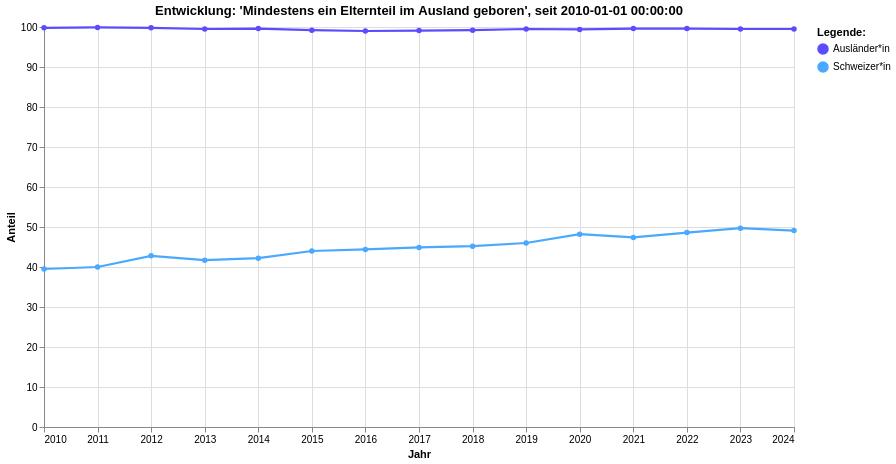

Notebook code cell kept with this figure:
### Code cell
grafik1 = mypy_dv.plot_altair_multiline_highlight(
    data = myAgg1.reset_index().sort_values('HerkunftCd', ascending=True)
    ,x = 'Jahr:T'
    ,y = 'mean_Ant:Q'
    ,x_beschriftung = 'Jahr'
    , y_beschriftung = 'Anteil'
    ,category = "Herkunft:N"
    ,category_beschriftung= 'Legende:'
    ,x_sort = None
    ,palette_scheme = None # 'turbo','viridis','category20b','category20c', 'tableau20', 'sinebow', 'rainbow, 'dark2', 'inferno',
    ,custom_palette = zuericolors_qual12br
    ,line_width = 1.1                 
    ,warning_status = "ignore" #always or ignore
    ,myTitle="Entwicklung: 'Mindestens ein Elternteil im Ausland geboren', seit "+data_min_date 
)
grafik1

### Figure 1 — Vega-Lite specification as saved in the notebook (floating-point values rounded to 4 significant figures)
{"config": {"view": {"continuousWidth": 300, "continuousHeight": 300}}, "layer": [{"mark": {"type": "circle"}, "encoding": {"color": {"field": "Herkunft", "legend": {"orient": "right", "title": "Legende:"}, "scale": {"range": ["#5D4BFE", "#4AA9FF", "#55FFFF", "#986AD5", "#FC4C99", "#FF919A", "#349894", "#44B14A", "#B7E14E", "#B97624", "#FF7231", "#FFD736"]}, "type": "nominal"}, "opacity": {"value": 1.3}, "tooltip": [{"field": "Jahr", "type": "temporal"}, {"field": "Herkunft", "type": "nominal"}, {"field": "mean_Ant", "type": "quantitative"}], "x": {"axis": {"title": "Jahr"}, "field": "Jahr", "type": "temporal"}, "y": {"axis": {"title": "Anteil"}, "field": "mean_Ant", "type": "quantitative"}}, "name": "view_7", "title": "Entwicklung: 'Mindestens ein Elternteil im Ausland geboren', seit 2010-01-01 00:00:00"}, {"mark": {"type": "line"}, "encoding": {"color": {"field": "Herkunft", "legend": {"orient": "right", "title": "Legende:"}, "scale": {"range": ["#5D4BFE", "#4AA9FF", "#55FFFF", "#986AD5", "#FC4C99", "#FF919A", "#349894", "#44B14A", "#B7E14E", "#B97624", "#FF7231", "#FFD736"]}, "type": "nominal"}, "strokeWidth": {"condition": {"test": {"not": {"param": "param_7"}}, "value": 1.1}, "value": 2.2}, "tooltip": [{"field": "Jahr", "type": "temporal"}, {"field": "Herkunft", "type": "nominal"}, {"field": "mean_Ant", "type": "quantitative"}], "x": {"axis": {"title": "Jahr"}, "field": "Jahr", "type": "temporal"}, "y": {"axis": {"title": "Anteil"}, "field": "mean_Ant", "type": "quantitative"}}, "title": "Entwicklung: 'Mindestens ein Elternteil im Ausland geboren', seit 2010-01-01 00:00:00"}], "data": {"name": "data-74ee7cb77f6797681ad2f8effbb9b108"}, "height": 400, "params": [{"name": "param_7", "select": {"type": "point", "fields": ["Herkunft:N"], "nearest": true, "on": "pointerover"}, "views": ["view_7"]}], "width": 750, "$schema": "https://vega.github.io/schema/vega-lite/v5.8.0.json", "datasets": {"data-74ee7cb77f6797681ad2f8effbb9b108": [{"Jahr": "2010-01-01T00:00:00", "ThemaNrMigration": 4, "ThemaMigration": "Mindestens ein Elternteil im Ausland geboren", "AuswertungNrMigration": 1, "AuswertungMigration": "Total", "Zeitbezug": "2010 – 2024", "HerkunftCd": 1, "Herkunft": "Schweizer*in", "mean_Ant": 39.5}, {"Jahr": "2018-01-01T00:00:00", "ThemaNrMigration": 4, "ThemaMigration": "Mindestens ein Elternteil im Ausland geboren", "AuswertungNrMigration": 1, "AuswertungMigration": "Total", "Zeitbezug": "2010 – 2024", "HerkunftCd": 1, "Herkunft": "Schweizer*in", "mean_Ant": 45.2}, {"Jahr": "2017-01-01T00:00:00", "ThemaNrMigration": 4, "ThemaMigration": "Mindestens ein Elternteil im Ausland geboren", "AuswertungNrMigration": 1, "AuswertungMigration": "Total", "Zeitbezug": "2010 – 2024", "HerkunftCd": 1, "Herkunft": "Schweizer*in", "mean_Ant": 44.9}, {"Jahr": "2024-01-01T00:00:00", "ThemaNrMigration": 4, "ThemaMigration": "Mindestens ein Elternteil im Ausland geboren", "AuswertungNrMigration": 1, "AuswertungMigration": "Total", "Zeitbezug": "2010 – 2024", "HerkunftCd": 1, "Herkunft": "Schweizer*in", "mean_Ant": 49.1}, {"Jahr": "2016-01-01T00:00:00", "ThemaNrMigration": 4, "ThemaMigration": "Mindestens ein Elternteil im Ausland geboren", "AuswertungNrMigration": 1, "AuswertungMigration": "Total", "Zeitbezug": "2010 – 2024", "HerkunftCd": 1, "Herkunft": "Schweizer*in", "mean_Ant": 44.4}, {"Jahr": "2021-01-01T00:00:00", "ThemaNrMigration": 4, "ThemaMigration": "Mindestens ein Elternteil im Ausland geboren", "AuswertungNrMigration": 1, "AuswertungMigration": "Total", "Zeitbezug": "2010 – 2024", "HerkunftCd": 1, "Herkunft": "Schweizer*in", "mean_Ant": 47.4}, {"Jahr": "2015-01-01T00:00:00", "ThemaNrMigration": 4, "ThemaMigration": "Mindestens ein Elternteil im Ausland geboren", "AuswertungNrMigration": 1, "AuswertungMigration": "Total", "Zeitbezug": "2010 – 2024", "HerkunftCd": 1, "Herkunft": "Schweizer*in", "mean_Ant": 44.0}, {"Jahr": "2020-01-01T00:00:00", "ThemaNrMigration": 4, "ThemaMigration": "Mindestens ein Elternteil im Ausland geboren", "AuswertungNrMigration": 1, "AuswertungMigration": "Total", "Zeitbezug": "2010 – 2024", "HerkunftCd": 1, "Herkunft": "Schweizer*in", "mean_Ant": 48.2}, {"Jahr": "2019-01-01T00:00:00", "ThemaNrMigration": 4, "ThemaMigration": "Mindestens ein Elternteil im Ausland geboren", "AuswertungNrMigration": 1, "AuswertungMigration": "Total", "Zeitbezug": "2010 – 2024", "HerkunftCd": 1, "Herkunft": "Schweizer*in", "mean_Ant": 46.0}, {"Jahr": "2022-01-01T00:00:00", "ThemaNrMigration": 4, "ThemaMigration": "Mindestens ein Elternteil im Ausland geboren", "AuswertungNrMigration": 1, "AuswertungMigration": "Total", "Zeitbezug": "2010 – 2024", "HerkunftCd": 1, "Herkunft": "Schweizer*in", "mean_Ant": 48.6}, {"Jahr": "2013-01-01T00:00:00", "ThemaNrMigration": 4, "ThemaMigration": "Mindestens ein Elternteil im Ausland geboren", "AuswertungNrMigration": 1, "AuswertungMigration": "Total", "Zeitbezug": "2010 – 2024", "HerkunftCd": 1, "Herkunft": "Schweizer*in", "mean_Ant": 41.7}, {"Jahr": "2012-01-01T00:00:00", "ThemaNrMigration": 4, "ThemaMigration": "Mindestens ein Elternteil im Ausland geboren", "AuswertungNrMigration": 1, "AuswertungMigration": "Total", "Zeitbezug": "2010 – 2024", "HerkunftCd": 1, "Herkunft": "Schweizer*in", "mean_Ant": 42.8}, {"Jahr": "2023-01-01T00:00:00", "ThemaNrMigration": 4, "ThemaMigration": "Mindestens ein Elternteil im Ausland geboren", "AuswertungNrMigration": 1, "AuswertungMigration": "Total", "Zeitbezug": "2010 – 2024", "HerkunftCd": 1, "Herkunft": "Schweizer*in", "mean_Ant": 49.7}, {"Jahr": "2011-01-01T00:00:00", "ThemaNrMigration": 4, "ThemaMigration": "Mindestens ein Elternteil im Ausland geboren", "AuswertungNrMigration": 1, "AuswertungMigration": "Total", "Zeitbezug": "2010 – 2024", "HerkunftCd": 1, "Herkunft": "Schweizer*in", "mean_Ant": 40.0}, {"Jahr": "2014-01-01T00:00:00", "ThemaNrMigration": 4, "ThemaMigration": "Mindestens ein Elternteil im Ausland geboren", "AuswertungNrMigration": 1, "AuswertungMigration": "Total", "Zeitbezug": "2010 – 2024", "HerkunftCd": 1, "Herkunft": "Schweizer*in", "mean_Ant": 42.2}, {"Jahr": "2022-01-01T00:00:00", "ThemaNrMigration": 4, "ThemaMigration": "Mindestens ein Elternteil im Ausland geboren", "AuswertungNrMigration": 1, "AuswertungMigration": "Total", "Zeitbezug": "2010 – 2024", "HerkunftCd": 2, "Herkunft": "Ausländer*in", "mean_Ant": 99.6}, {"Jahr": "2020-01-01T00:00:00", "ThemaNrMigration": 4, "ThemaMigration": "Mindestens ein Elternteil im Ausland geboren", "AuswertungNrMigration": 1, "AuswertungMigration": "Total", "Zeitbezug": "2010 – 2024", "HerkunftCd": 2, "Herkunft": "Ausländer*in", "mean_Ant": 99.4}, {"Jahr": "2023-01-01T00:00:00", "ThemaNrMigration": 4, "ThemaMigration": "Mindestens ein Elternteil im Ausland geboren", "AuswertungNrMigration": 1, "AuswertungMigration": "Total", "Zeitbezug": "2010 – 2024", "HerkunftCd": 2, "Herkunft": "Ausländer*in", "mean_Ant": 99.5}, {"Jahr": "2021-01-01T00:00:00", "ThemaNrMigration": 4, "ThemaMigration": "Mindestens ein Elternteil im Ausland geboren", "AuswertungNrMigration": 1, "AuswertungMigration": "Total", "Zeitbezug": "2010 – 2024", "HerkunftCd": 2, "Herkunft": "Ausländer*in", "mean_Ant": 99.6}, {"Jahr": "2017-01-01T00:00:00", "ThemaNrMigration": 4, "ThemaMigration": "Mindestens ein Elternteil im Ausland geboren", "AuswertungNrMigration": 1, "AuswertungMigration": "Total", "Zeitbezug": "2010 – 2024", "HerkunftCd": 2, "Herkunft": "Ausländer*in", "mean_Ant": 99.1}, {"Jahr": "2018-01-01T00:00:00", "ThemaNrMigration": 4, "ThemaMigration": "Mindestens ein Elternteil im Ausland geboren", "AuswertungNrMigration": 1, "AuswertungMigration": "Total", "Zeitbezug": "2010 – 2024", "HerkunftCd": 2, "Herkunft": "Ausländer*in", "mean_Ant": 99.2}, {"Jahr": "2016-01-01T00:00:00", "ThemaNrMigration": 4, "ThemaMigration": "Mindestens ein Elternteil im Ausland geboren", "AuswertungNrMigration": 1, "AuswertungMigration": "Total", "Zeitbezug": "2010 – 2024", "HerkunftCd": 2, "Herkunft": "Ausländer*in", "mean_Ant": 99.0}, {"Jahr": "2015-01-01T00:00:00", "ThemaNrMigration": 4, "ThemaMigration": "Mindestens ein Elternteil im Ausland geboren", "AuswertungNrMigration": 1, "AuswertungMigration": "Total", "Zeitbezug": "2010 – 2024", "HerkunftCd": 2, "Herkunft": "Ausländer*in", "mean_Ant": 99.2}, {"Jahr": "2014-01-01T00:00:00", "ThemaNrMigration": 4, "ThemaMigration": "Mindestens ein Elternteil im Ausland geboren", "AuswertungNrMigration": 1, "AuswertungMigration": "Total", "Zeitbezug": "2010 – 2024", "HerkunftCd": 2, "Herkunft": "Ausländer*in", "mean_Ant": 99.6}, {"Jahr": "2013-01-01T00:00:00", "ThemaNrMigration": 4, "ThemaMigration": "Mindestens ein Elternteil im Ausland geboren", "AuswertungNrMigration": 1, "AuswertungMigration": "Total", "Zeitbezug": "2010 – 2024", "HerkunftCd": 2, "Herkunft": "Ausländer*in", "mean_Ant": 99.5}, {"Jahr": "2012-01-01T00:00:00", "ThemaNrMigration": 4, "ThemaMigration": "Mindestens ein Elternteil im Ausland geboren", "AuswertungNrMigration": 1, "AuswertungMigration": "Total", "Zeitbezug": "2010 – 2024", "HerkunftCd": 2, "Herkunft": "Ausländer*in", "mean_Ant": 99.8}, {"Jahr": "2011-01-01T00:00:00", "ThemaNrMigration": 4, "ThemaMigration": "Mindestens ein Elternteil im Ausland geboren", "AuswertungNrMigration": 1, "AuswertungMigration": "Total", "Zeitbezug": "2010 – 2024", "HerkunftCd": 2, "Herkunft": "Ausländer*in", "mean_Ant": 99.9}, {"Jahr": "2010-01-01T00:00:00", "ThemaNrMigration": 4, "ThemaMigration": "Mindestens ein Elternteil im Ausland geboren", "AuswertungNrMigration": 1, "AuswertungMigration": "Total", "Zeitbezug": "2010 – 2024", "HerkunftCd": 2, "Herkunft": "Ausländer*in", "mean_Ant": 99.8}, {"Jahr": "2019-01-01T00:00:00", "ThemaNrMigration": 4, "ThemaMigration": "Mindestens ein Elternteil im Ausland geboren", "AuswertungNrMigration": 1, "AuswertungMigration": "Total", "Zeitbezug": "2010 – 2024", "HerkunftCd": 2, "Herkunft": "Ausländer*in", "mean_Ant": 99.5}, {"Jahr": "2024-01-01T00:00:00", "ThemaNrMigration": 4, "ThemaMigration": "Mindestens ein Elternteil im Ausland geboren", "AuswertungNrMigration": 1, "AuswertungMigration": "Total", "Zeitbezug": "2010 – 2024", "HerkunftCd": 2, "Herkunft": "Ausländer*in", "mean_Ant": 99.5}]}}
